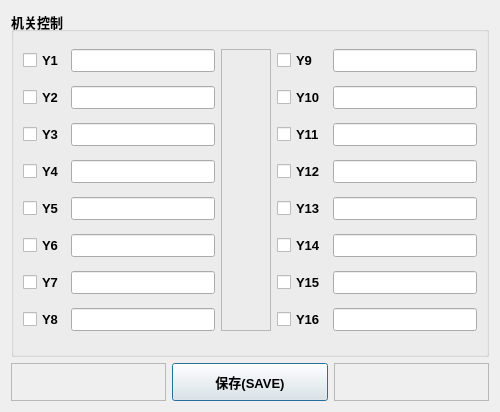
<?xml version="1.0" encoding="UTF-8"?>
<ui version="4.0">
 <class>Dialog_Organ</class>
 <widget class="QDialog" name="Dialog_Organ">
  <property name="geometry">
   <rect>
    <x>0</x>
    <y>0</y>
    <width>500</width>
    <height>412</height>
   </rect>
  </property>
  <property name="minimumSize">
   <size>
    <width>500</width>
    <height>230</height>
   </size>
  </property>
  <property name="maximumSize">
   <size>
    <width>500</width>
    <height>1000</height>
   </size>
  </property>
  <property name="windowTitle">
   <string>结果确认</string>
  </property>
  <layout class="QGridLayout" name="gridLayout">
   <item row="0" column="0" colspan="3">
    <widget class="QGroupBox" name="groupBox">
     <property name="font">
      <font>
       <pointsize>10</pointsize>
       <bold>true</bold>
      </font>
     </property>
     <property name="title">
      <string>机关控制</string>
     </property>
     <layout class="QGridLayout" name="gridLayout_2">
      <item row="4" column="4">
       <widget class="QLineEdit" name="lineEdit_organ_13"/>
      </item>
      <item row="3" column="0">
       <widget class="QCheckBox" name="checkBox_organ_4">
        <property name="text">
         <string>Y4</string>
        </property>
       </widget>
      </item>
      <item row="3" column="3">
       <widget class="QCheckBox" name="checkBox_organ_12">
        <property name="text">
         <string>Y12</string>
        </property>
       </widget>
      </item>
      <item row="2" column="0">
       <widget class="QCheckBox" name="checkBox_organ_3">
        <property name="text">
         <string>Y3</string>
        </property>
       </widget>
      </item>
      <item row="7" column="1">
       <widget class="QLineEdit" name="lineEdit_organ_8"/>
      </item>
      <item row="3" column="4">
       <widget class="QLineEdit" name="lineEdit_organ_12"/>
      </item>
      <item row="4" column="1">
       <widget class="QLineEdit" name="lineEdit_organ_5"/>
      </item>
      <item row="7" column="0">
       <widget class="QCheckBox" name="checkBox_organ_8">
        <property name="text">
         <string>Y8</string>
        </property>
       </widget>
      </item>
      <item row="0" column="3">
       <widget class="QCheckBox" name="checkBox_organ_9">
        <property name="text">
         <string>Y9</string>
        </property>
       </widget>
      </item>
      <item row="5" column="3">
       <widget class="QCheckBox" name="checkBox_organ_14">
        <property name="text">
         <string>Y14</string>
        </property>
       </widget>
      </item>
      <item row="7" column="3">
       <widget class="QCheckBox" name="checkBox_organ_16">
        <property name="text">
         <string>Y16</string>
        </property>
       </widget>
      </item>
      <item row="6" column="1">
       <widget class="QLineEdit" name="lineEdit_organ_7"/>
      </item>
      <item row="5" column="4">
       <widget class="QLineEdit" name="lineEdit_organ_14"/>
      </item>
      <item row="1" column="0">
       <widget class="QCheckBox" name="checkBox_organ_2">
        <property name="text">
         <string>Y2</string>
        </property>
       </widget>
      </item>
      <item row="6" column="4">
       <widget class="QLineEdit" name="lineEdit_organ_15"/>
      </item>
      <item row="0" column="0">
       <widget class="QCheckBox" name="checkBox_organ_1">
        <property name="minimumSize">
         <size>
          <width>0</width>
          <height>0</height>
         </size>
        </property>
        <property name="text">
         <string>Y1</string>
        </property>
        <property name="iconSize">
         <size>
          <width>16</width>
          <height>16</height>
         </size>
        </property>
       </widget>
      </item>
      <item row="3" column="1">
       <widget class="QLineEdit" name="lineEdit_organ_4"/>
      </item>
      <item row="2" column="4">
       <widget class="QLineEdit" name="lineEdit_organ_11"/>
      </item>
      <item row="6" column="0">
       <widget class="QCheckBox" name="checkBox_organ_7">
        <property name="text">
         <string>Y7</string>
        </property>
       </widget>
      </item>
      <item row="1" column="1">
       <widget class="QLineEdit" name="lineEdit_organ_2"/>
      </item>
      <item row="2" column="3">
       <widget class="QCheckBox" name="checkBox_organ_11">
        <property name="text">
         <string>Y11</string>
        </property>
       </widget>
      </item>
      <item row="5" column="0">
       <widget class="QCheckBox" name="checkBox_organ_6">
        <property name="text">
         <string>Y6</string>
        </property>
       </widget>
      </item>
      <item row="1" column="4">
       <widget class="QLineEdit" name="lineEdit_organ_10"/>
      </item>
      <item row="2" column="1">
       <widget class="QLineEdit" name="lineEdit_organ_3"/>
      </item>
      <item row="6" column="3">
       <widget class="QCheckBox" name="checkBox_organ_15">
        <property name="text">
         <string>Y15</string>
        </property>
       </widget>
      </item>
      <item row="4" column="3">
       <widget class="QCheckBox" name="checkBox_organ_13">
        <property name="text">
         <string>Y13</string>
        </property>
       </widget>
      </item>
      <item row="0" column="4">
       <widget class="QLineEdit" name="lineEdit_organ_9"/>
      </item>
      <item row="5" column="1">
       <widget class="QLineEdit" name="lineEdit_organ_6"/>
      </item>
      <item row="4" column="0">
       <widget class="QCheckBox" name="checkBox_organ_5">
        <property name="text">
         <string>Y5</string>
        </property>
       </widget>
      </item>
      <item row="7" column="4">
       <widget class="QLineEdit" name="lineEdit_organ_16"/>
      </item>
      <item row="0" column="1">
       <widget class="QLineEdit" name="lineEdit_organ_1"/>
      </item>
      <item row="1" column="3">
       <widget class="QCheckBox" name="checkBox_organ_10">
        <property name="text">
         <string>Y10</string>
        </property>
       </widget>
      </item>
      <item row="0" column="2" rowspan="8">
       <widget class="QFrame" name="frame_3">
        <property name="minimumSize">
         <size>
          <width>50</width>
          <height>0</height>
         </size>
        </property>
        <property name="styleSheet">
         <string notr="true">width: 30px; height: 30px;</string>
        </property>
        <property name="frameShape">
         <enum>QFrame::Shape::StyledPanel</enum>
        </property>
        <property name="frameShadow">
         <enum>QFrame::Shadow::Raised</enum>
        </property>
       </widget>
      </item>
     </layout>
    </widget>
   </item>
   <item row="1" column="1">
    <widget class="QPushButton" name="pushButton_ok">
     <property name="minimumSize">
      <size>
       <width>0</width>
       <height>38</height>
      </size>
     </property>
     <property name="maximumSize">
      <size>
       <width>200</width>
       <height>16777215</height>
      </size>
     </property>
     <property name="font">
      <font>
       <pointsize>10</pointsize>
       <bold>true</bold>
      </font>
     </property>
     <property name="text">
      <string>保存(SAVE)</string>
     </property>
    </widget>
   </item>
   <item row="1" column="2">
    <widget class="QFrame" name="frame_2">
     <property name="font">
      <font>
       <pointsize>20</pointsize>
      </font>
     </property>
     <property name="frameShape">
      <enum>QFrame::Shape::StyledPanel</enum>
     </property>
     <property name="frameShadow">
      <enum>QFrame::Shadow::Raised</enum>
     </property>
    </widget>
   </item>
   <item row="1" column="0">
    <widget class="QFrame" name="frame">
     <property name="frameShape">
      <enum>QFrame::Shape::StyledPanel</enum>
     </property>
     <property name="frameShadow">
      <enum>QFrame::Shadow::Raised</enum>
     </property>
    </widget>
   </item>
  </layout>
 </widget>
 <resources/>
 <connections/>
</ui>
